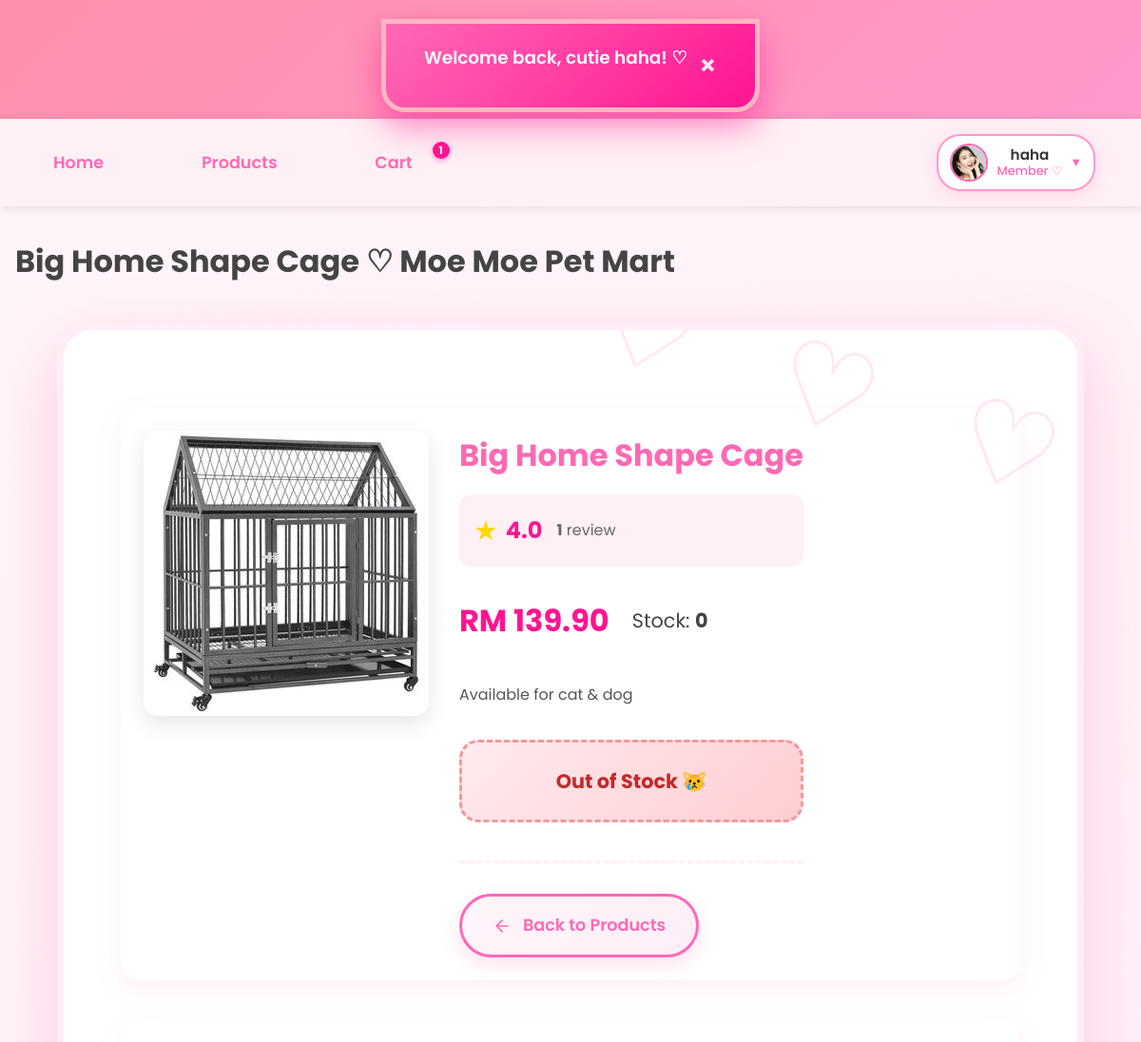
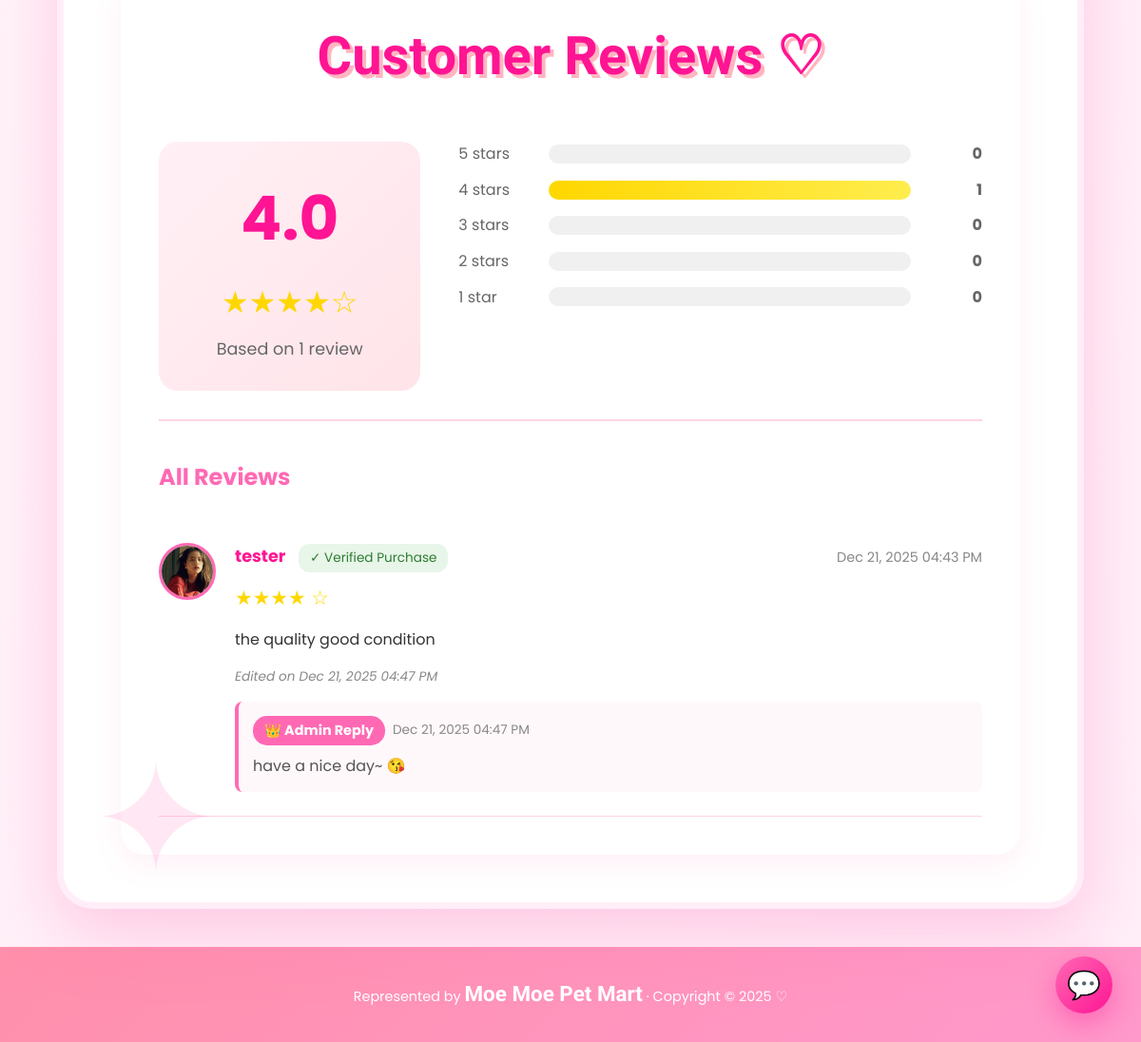
Page /member/product_detail.php?id=89 (signed in) on the committed database (2 pictures, top to bottom).
### tables this page shows
CREATE TABLE `users` (
  `id` int(11) NOT NULL,
  `username` varchar(50) NOT NULL,
  `email` varchar(100) NOT NULL,
  `phone` varchar(20) NOT NULL,
  `home_address` varchar(255) NOT NULL,
  `password` varchar(255) NOT NULL,
  `reset_token` varchar(255) DEFAULT NULL,
  `reset_token_expiry` datetime DEFAULT NULL,
  `role` enum('member','admin') NOT NULL DEFAULT 'member',
  `created_at` datetime DEFAULT current_timestamp(),
  `profile_pic` varchar(255) DEFAULT NULL,
  `locked` tinyint(1) DEFAULT 0,
  `lock_reason` varchar(255) DEFAULT NULL,
  `locked_at` datetime DEFAULT NULL
);

CREATE TABLE `product` (
  `product_id` int(11) NOT NULL,
  `product_code` varchar(20) NOT NULL,
  `product_name` varchar(200) NOT NULL,
  `description` text DEFAULT NULL,
  `price` decimal(10,2) NOT NULL,
  `stock_quantity` int(11) DEFAULT 0,
  `category_id` int(11) NOT NULL,
  `is_active` tinyint(1) DEFAULT 1,
  `created_at` datetime DEFAULT current_timestamp(),
  `updated_at` datetime DEFAULT current_timestamp() ON UPDATE current_timestamp(),
  `photo_name` varchar(255) NOT NULL,
  `average_rating` decimal(3,2) DEFAULT 0.00,
  `review_count` int(11) DEFAULT 0
);

CREATE TABLE `product_reviews` (
  `review_id` int(11) NOT NULL,
  `product_id` int(11) NOT NULL,
  `user_id` int(11) NOT NULL,
  `order_id` int(11) NOT NULL,
  `rating` tinyint(1) NOT NULL CHECK (`rating` >= 1 and `rating` <= 5),
  `review_text` text DEFAULT NULL,
  `review_date` datetime NOT NULL DEFAULT current_timestamp(),
  `updated_at` datetime DEFAULT NULL ON UPDATE current_timestamp(),
  `is_verified_purchase` tinyint(1) DEFAULT 1,
  `admin_reply` text DEFAULT NULL,
  `admin_reply_date` datetime DEFAULT NULL
);

### _base.php (called while the page is built, shortened)
<?php
function temp($key, $value = null) {
    if ($value !== null) {
        $_SESSION["temp_$key"] = $value;
    }
    else {
        $value = $_SESSION["temp_$key"] ?? null;
        return $value;
    }
}
function is_login() {
    return isset($_SESSION['user']) && !empty($_SESSION['user']);
}
function username() {
    return $_SESSION['user'] ?? null;
}
function user_role() {
    return $_SESSION['role'] ?? null;
}
function current_user() {
    global $_db;
    $stm = $_db->prepare("SELECT * FROM users WHERE username = ?");
    $stm->execute([username()]);
    return $stm->fetch();
}
function encode($value) {
    return htmlentities($value);
}
?>

### member/product_detail.php (the view, shortened to what this page needs)
<?php
require '../_base.php';
$id = get('id');
$stm = $_db->prepare("SELECT p.*, c.category_name
                     FROM product p
                     JOIN category c ON p.category_id = c.category_id
                     WHERE p.product_id = ? AND p.is_active = 1");
$stm->execute([$id]);
$product = $stm->fetch();
$is_favorited = false;
if (is_login() && user_role() === 'member') {
    global $_db;
    $user_id = current_user()->id;
    $stm = $_db->prepare("SELECT favorite_id FROM favorites WHERE user_id = ? AND product_id = ?");
    $stm->execute([$user_id, $id]);
    $is_favorited = (bool)$stm->fetch();
}
$stmt_reviews = $_db->prepare("
    SELECT r.*, u.username, u.profile_pic
    FROM product_reviews r
    JOIN users u ON r.user_id = u.id
    WHERE r.product_id = ?
    ORDER BY r.review_date DESC
");
$stmt_reviews->execute([$id]);
$reviews = $stmt_reviews->fetchAll();
$rating_dist = [5 => 0, 4 => 0, 3 => 0, 2 => 0, 1 => 0];
foreach ($reviews as $r) {
    $rating_dist[$r->rating]++;
}
$total_reviews = count($reviews);
$avg_rating = $product->average_rating ?? 0;
$_title = encode($product->product_name) . ' ♡ Moe Moe Pet Mart';
include '../_head.php';
?>
<div class="container">
    <div class="product-detail-shopee">
        <div class="product-image">
            <?php if ($product->photo_name): ?>
                <img src="/admin/uploads/products/<?= encode($product->photo_name) ?>"
                     alt="<?= encode($product->product_name) ?>">
            <?php else: ?>
                <div class="no-image">No Image ♡</div>
            <?php endif; ?>
        </div>
        <div class="product-info">
            <h1><?= encode($product->product_name) ?></h1>
            <?php if ($total_reviews > 0): ?>
            <div style="display: flex; align-items: center; gap: 15px; margin: 15px 0; padding: 15px; background: #fff0f5; border-radius: 12px;">
                <div style="display: flex; align-items: center; gap: 8px;">
                    <span style="color: #ffd700; font-size: 1.8rem;">★</span>
                    <span style="font-size: 1.5rem; font-weight: bold; color: #ff1493;">
                        <?= number_format($avg_rating, 1) ?>
                    </span>
                </div>
                <div style="color: #666;">
                    <span style="font-weight: bold;"><?= $total_reviews ?></span>
                    <?= $total_reviews == 1 ? 'review' : 'reviews' ?>
                </div>
            </div>
            <?php endif; ?>
            <div class="price-stock">
                <div class="price">RM <?= number_format($product->price, 2) ?></div>
                <div class="stock">Stock: <strong><?= $product->stock_quantity ?></strong></div>
            </div>
            <?php if ($product->description): ?>
                <div class="description">
                    <?= nl2br(encode($product->description)) ?>
                </div>
            <?php endif; ?>
        <?php if ($product->stock_quantity > 0): ?>
    <div class="quantity-section">
        <label class="quantity-label">Quantity ♡</label>
        <div class="quantity-and-favorite">
            <button class="btn-favorite-small <?= $is_favorited ? 'favorited' : '' ?>"
                    data-id="<?= $product->product_id ?>"
                    title="<?= $is_favorited ? 'Already in Favorites ♡' : 'Add to Favorites ♡' ?>">
                <svg xmlns="http://www.w3.org/2000/svg" width="36" height="36" viewBox="0 0 24 24"
                     fill="<?= $is_favorited ? '#ff69b4' : 'none' ?>"
                     stroke="#ff69b4" stroke-width="2" stroke-linecap="round" stroke-linejoin="round">
                    <path d="M20.84 4.61a5.5 5.5 0 0 0-7.78 0L12 5.67l-1.06-1.06a5.5 5.5 0 0 0-7.78 7.78l1.06 1.06L12 21.23l7.78-7.78 1.06-1.06a5.5 5.5 0 0 0 0-7.78z"></path>
                </svg>
            </button>
            <div class="quantity-controls">
                <button type="button" class="qty-btn qty-minus">-</button>
                <input type="number" class="qty-input" value="1" min="1" max="<?= $product->stock_quantity ?>">
                <button type="button" class="qty-btn qty-plus">+</button>
            </div>
        </div>
        <span class="stock-info">Available: <?= $product->stock_quantity ?> in stock</span>
    </div>
    <button class="btn-add-to-cart-premium"
            data-id="<?= $product->product_id ?>"
            data-name="<?= encode($product->product_name) ?>"
            data-price="<?= $product->price ?>"
            data-max="<?= $product->stock_quantity ?>">
        🛒 | Add to Cart ♡
    </button>
<?php else: ?>
    <div class="out-of-stock-premium">Out of Stock 😿</div>
<?php endif; ?>
            <div class="back-link">
                <a href="products.php" class="btn-back-products">
                    <svg xmlns="http://www.w3.org/2000/svg" width="20" height="20" viewBox="0 0 24 24" fill="none" stroke="currentColor" stroke-width="2" stroke-linecap="round" stroke-linejoin="round">
                        <path d="M19 12H5M12 19l-7-7 7-7"/>
                    </svg>
                    Back to Products
                </a>
            </div>
        </div>
    </div>
    <div style="background: white; border-radius: 25px; padding: 40px; margin-top: 40px; box-shadow: 0 10px 30px rgba(255,105,180,0.1);">
        <h2 style="color: #ff69b4; margin-bottom: 30px; font-size: 2rem;">Customer Reviews ♡</h2>
        <?php if ($total_reviews > 0): ?>
            <div style="display: grid; grid-template-columns: 1fr 2fr; gap: 40px; margin-bottom: 40px; padding-bottom: 30px; border-bottom: 2px solid #ffd4e4;">
                <div style="text-align: center; padding: 30px; background: linear-gradient(135deg, #fff0f5, #ffe4e9); border-radius: 20px;">
                    <div style="font-size: 4rem; font-weight: bold; color: #ff1493; margin-bottom: 10px;">
                        <?= number_format($avg_rating, 1) ?>
                    </div>
                    <div style="color: #ffd700; font-size: 2rem; margin-bottom: 10px;">
                        <?php
                        $full_stars = floor($avg_rating);
                        $half_star = ($avg_rating - $full_stars) >= 0.5;
                        for ($i = 0; $i < $full_stars; $i++) echo '★';
                        for ($i = 0; $i < (5 - $full_stars - ($half_star ? 1 : 0)); $i++) echo '☆';
                        ?>
                    </div>
                    <div style="color: #666; font-size: 1.1rem;">
                        Based on <?= $total_reviews ?> <?= $total_reviews == 1 ? 'review' : 'reviews' ?>
                    </div>
                </div>
                <div>
                    <?php for ($i = 5; $i >= 1; $i--):
                        $count = $rating_dist[$i];
                        $percentage = $total_reviews > 0 ? ($count / $total_reviews) * 100 : 0;
                    ?>
                    <div style="display: flex; align-items: center; gap: 15px; margin-bottom: 12px;">
                        <span style="width: 80px; color: #666;"><?= $i ?> star<?= $i > 1 ? 's' : '' ?></span>
                        <div style="flex: 1; height: 20px; background: #f0f0f0; border-radius: 10px; overflow: hidden;">
                            <div style="width: <?= $percentage ?>%; height: 100%; background: linear-gradient(90deg, #ffd700, #ffed4e); transition: width 0.3s;"></div>
                        </div>
                        <span style="width: 60px; text-align: right; color: #666; font-weight: bold;">
                            <?= $count ?>
                        </span>
                    </div>
                    <?php endfor; ?>
                </div>
            </div>
            <div style="margin-top: 40px;">
                <h3 style="color: #ff69b4; margin-bottom: 25px; font-size: 1.5rem;">All Reviews</h3>
                <?php foreach ($reviews as $review): ?>
                <div style="border-bottom: 1px solid #ffd4e4; padding: 25px 0;">
                    <div style="display: flex; gap: 20px; align-items: flex-start;">
                        <div>
                            <?php if ($review->profile_pic && file_exists('../' . $review->profile_pic)): ?>
                                <img src="/<?= encode($review->profile_pic) ?>"
                                     style="width: 60px; height: 60px; border-radius: 50%; object-fit: cover; border: 3px solid #ff69b4;">
                            <?php else: ?>
                                <div style="width: 60px; height: 60px; border-radius: 50%; background: linear-gradient(135deg, #ff69b4, #ff8fab); display: flex; align-items: center; justify-content: center; color: white; font-size: 1.5rem; font-weight: bold;">
                                    <?= strtoupper(substr($review->username, 0, 1)) ?>
                                </div>
                            <?php endif; ?>
                        </div>
                        <div style="flex: 1;">
                            <div style="display: flex; justify-content: space-between; align-items: center; margin-bottom: 10px;">
                                <div>
                                    <strong style="color: #ff1493; font-size: 1.1rem;">
                                        <?= encode($review->username) ?>
                                    </strong>
                                    <?php if ($review->is_verified_purchase): ?>
                                        <span style="display: inline-block; background: #e8f5e9; color: #2e7d32; padding: 4px 12px; border-radius: 12px; font-size: 0.85rem; margin-left: 10px;">
                                            ✓ Verified Purchase
                                        </span>
                                    <?php endif; ?>
                                </div>
                                <span style="color: #888; font-size: 0.9rem;">
                                    <?= date('M d, Y h:i A', strtotime($review->review_date)) ?>
                                </span>
                            </div>
                            <div style="color: #ffd700; font-size: 1.3rem; margin-bottom: 12px;">
                                <?php for ($i = 0; $i < $review->rating; $i++) echo '★'; ?>
                                <?php for ($i = $review->rating; $i < 5; $i++) echo '☆'; ?>
                            </div>
                            <?php if ($review->review_text): ?>
                                <p style="color: #333; line-height: 1.6; margin: 15px 0;">
                                    <?= nl2br(encode($review->review_text)) ?>
                                </p>
                            <?php endif; ?>
                            <?php if ($review->updated_at && $review->updated_at != '0000-00-00 00:00:00'): ?>
                                <p style="color: #888; font-size: 0.85rem; font-style: italic; margin-top: 10px;">
                                    Edited on <?= date('M d, Y h:i A', strtotime($review->updated_at)) ?>
                                </p>
                            <?php endif; ?>
                            <?php if ($review->admin_reply): ?>
                                <div style="background: #fff8fb; border-left: 4px solid #ff69b4; padding: 15px; margin-top: 15px; border-radius: 8px;">
                                    <div style="display: flex; align-items: center; gap: 8px; margin-bottom: 10px;">
                                        <span style="background: #ff69b4; color: white; padding: 4px 12px; border-radius: 15px; font-size: 0.9rem; font-weight: bold;">
                                            👑 Admin Reply
                                        </span>
                                        <span style="color: #888; font-size: 0.85rem;">
                                            <?= date('M d, Y h:i A', strtotime($review->admin_reply_date)) ?>
                                        </span>
                                    </div>
                                    <p style="color: #555; line-height: 1.5;">
                                        <?= nl2br(encode($review->admin_reply)) ?>
                                    </p>
                                </div>
                            <?php endif; ?>
                        </div>
                    </div>
                </div>
                <?php endforeach; ?>
            </div>
        <?php endif; ?>
    </div>
</div>
<?php include '../_foot.php'; ?>

### _head.php (shortened to what this page needs)
<?php
    require_once '_base.php';
?>
<!DOCTYPE html>
<html lang="en">
<head>
    <link rel="stylesheet" href="/css/app.css">
    <link rel="stylesheet" href="https://unpkg.com/dropzone@5/dist/min/dropzone.min.css">
</head>
<body data-flash="<?= encode(temp('info')) ?>">
    <div id="moe-flash"></div>
    <header>
        <h1><a href="/">MoeMoepet Mart</a></h1>
    </header>
    <nav>
    <div class="nav-left">
    <a href="/">Home</a>
    <a href="/member/products.php">Products</a>
    <a href="/member/cart.php" class="cart-link">
        Cart
        <?php
        $cart_count = 0;
        if (isset($_SESSION['cart'])) {
            $cart_count = array_sum(array_column($_SESSION['cart'], 'qty'));
        }
        if ($cart_count > 0): ?>
            <span class="cart-count"><?= $cart_count ?></span>
        <?php endif; ?>
    </a>
    </div>
    <div class="nav-right">
        <?php if (is_login()):
            $user = current_user();
            $displayName = encode(username());
            $roleText    = user_role() === 'admin' ? 'Admin ♛' : 'Member ♡';
            $avatar = !empty($user->profile_pic) ? '/' . $user->profile_pic : '/images/default-avatar.png';
        ?>
            <div class="user-menu">
                <div class="user-info" tabindex="0">
                    <img src="<?= $avatar ?>" alt="<?= $displayName ?>" class="user-avatar">
                    <div class="user-details">
                        <div class="user-name"><?= $displayName ?></div>
                        <div class="user-role"><?= $roleText ?></div>
                    </div>
                    <span class="dropdown-arrow">▼</span>
                </div>
            </div>
        <?php else: ?>
            <a href="/login.php" class="btn-login">Login</a>
        <?php endif; ?>
    </div>
</nav>
    <main>
        <h1><?= $_title ?? 'Untitled' ?></h1>

### rows in the picture
users: profile_pic (picture)
product: product_name "Big Home Shape Cage ♡ Moe Moe Pet Mart", photo_name (picture), product_name "Big Home Shape Cage", average_rating "4.0", price "139.90", stock_quantity "0", description "Available for cat & dog"
product_reviews: user.profile_pic (picture), user.username "tester", is_verified_purchase "✓ Verified Purchase", review_date "Dec 21, 2025 04:43 PM", review_text "the quality good condition", updated_at "Dec 21, 2025 04:47 PM", admin_reply_date "Dec 21, 2025 04:47 PM", admin_reply "have a nice day~ 😘"

### other values in the picture
$cart_count "1"
$displayName "haha"
$roleText "Member ♡"
$total_reviews "1"
$count "1"
